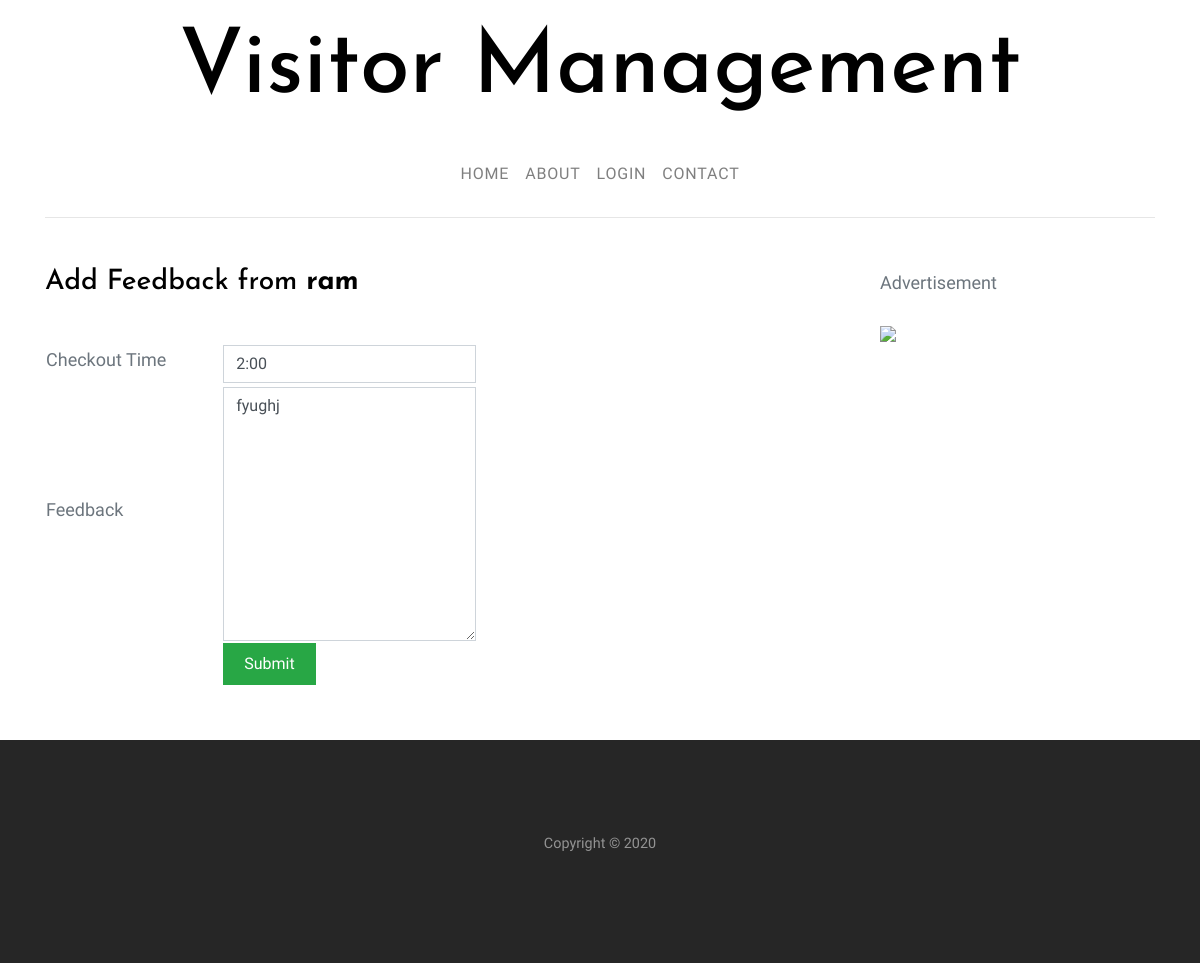
Page /add-feedback.php?id=12 on the committed database.
### tables this page shows
CREATE TABLE `visitors` (
  `id` int(15) NOT NULL,
  `name` varchar(191) DEFAULT NULL,
  `email` varchar(191) DEFAULT NULL,
  `phone` varchar(191) DEFAULT NULL,
  `company` varchar(191) DEFAULT NULL,
  `full_address` longtext,
  `checkin` varchar(255) NOT NULL,
  `checkout` varchar(255) NOT NULL,
  `purpose` varchar(255) NOT NULL,
  `feedback` varchar(255) NOT NULL,
  `id_image` varchar(191) NOT NULL,
  `created_at` datetime DEFAULT NULL,
  `updated_at` timestamp NOT NULL DEFAULT CURRENT_TIMESTAMP
);

### add-feedback.php (the view, shortened to what this page needs)
<?php include_once 'includes/session.php';
include_once('header.php');
$con=connection();
$rows=null;
if($con){
    $result=mysqli_query($con,'Select *from visitors where id='.$_GET['id']);
    $rows=mysqli_fetch_assoc($result);
}
?>
    <section class="site-section pt-5">
        <div class="container">
            <div class="row blog-entries">
                <div class="col-md-12 col-lg-8 main-content">
                    <div class="row">
                        <div class="col-md-12">
                            <h3>Add Feedback from <b><?php echo $rows['name'];?></b></h3><br>
                            <form id="contact-form" name="contact-form" action="includes/main.php" method="POST" enctype="multipart/form-data">
                            <table class="full-width">
                                <tr>
                                    <td width="20%"><label for="name" class="">Checkout Time</label></td>
                                    <td width="70%">
                                        <div class="col-md-6 top-ten ">
                                            <div class="md-form">
                                                <input type="text" id="checkout"  value="<?php echo $rows['checkout'];?>"  name="checkout" class="form-control required">
                                            </div>
                                        </div>
                                    </td>
                                </tr>
                                <tr>
                                    <td width="20%"><label for="name" class="">Feedback</label></td>
                                    <td width="70%">
                                        <div class="col-md-6 top-ten">
                                            <div class="md-form">
                                                <textarea rows="10" cols="50" id="feedback" name="feedback" class="form-control required"><?php echo $rows['feedback'];?></textarea>
                                            </div>
                                        </div>
                                    </td>
                                </tr>
                                <tr class="top-ten">
                                    <td width="20%"></td>
                                    <td width="70%">
                                        <div class="col-md-6 top-ten">
                                            <div class="md-form">
                                                <input type="submit" id="submit" name="submit" class="btn btn-success" value="Submit">
                                            </div>
                                        </div>
                                    </td>
                                </tr>
                            </table>
                            </form>
                        </div>
                    </div>
                </div>
                <div class="col-md-12 col-lg-4 sidebar">
                    <div class="well">
                        <p>Advertisement</p>
                    </div>
                    <div class="well">
                        <img width="100%" src="https://encrypted-tbn0.gstatic.com/images?q=tbn%3AANd9GcRE8r0ORNu1amN0FMY0k5RoFZjW3l0tKteoKY95M-w_CtFL8yjx" >
                    </div>
                </div>
            </div>
        </div>
    </section>
<?php include('footer.php');?>

### css/style.css (style rules this page uses)
body { background: #ccc url("../images/photography.png") repeat; font-family: "Inconsolata", SFMono-Regular, Menlo, Monaco, Consolas, "Liberation Mono", "Courier New", monospace; font-weight: 300; font-size: 18px; line-height: 1.9; color: #6c757d; }
h1, h2, h3, h4, h5 { color: #000; font-family: "Josefin Sans", -apple-system, BlinkMacSystemFont, "Segoe UI", Roboto, "Helvetica Neue", Arial, sans-serif, "Apple Color Emoji", "Segoe UI Emoji", "Segoe UI Symbol", "Noto Color Emoji"; }
.site-section { padding: 3em 0; }
.btn, .form-control { outline: none; -webkit-box-shadow: none !important; box-shadow: none !important; border-radius: 0; }
.form-control { -webkit-box-shadow: none !important; box-shadow: none !important; }
textarea.form-control { height: inherit; }
.btn { -webkit-transition: .3s all ease; -o-transition: .3s all ease; transition: .3s all ease; padding: 8px 20px; }
.sidebar { padding-left: 5em; }

### rows in the picture
visitors: name "ram", checkout "2:00", feedback "fyughj"
